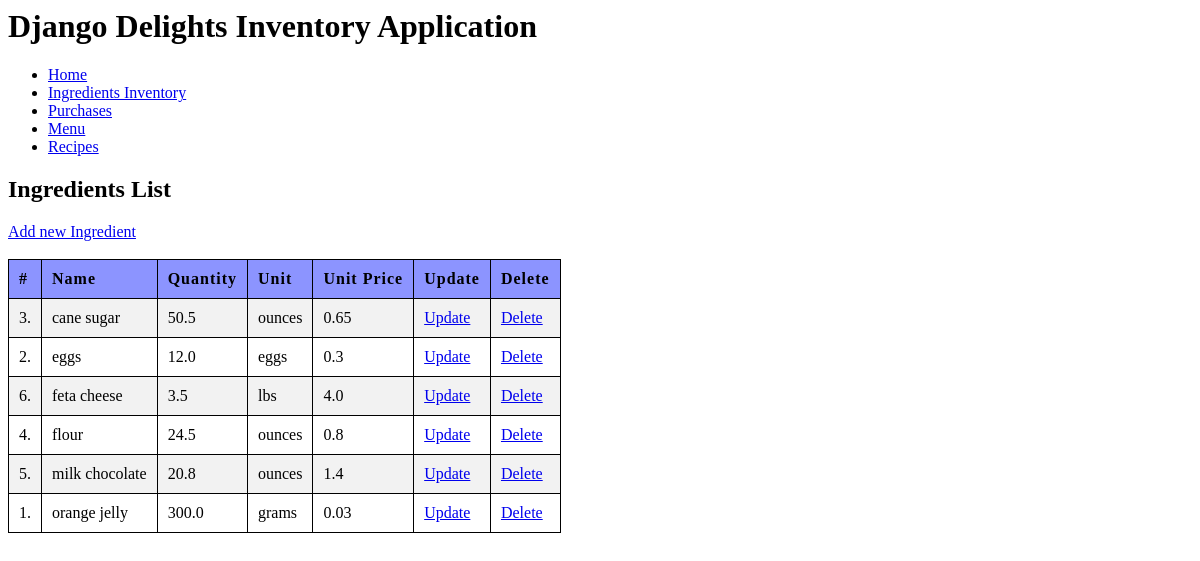
Page /ingredient/list on the earlier database version.
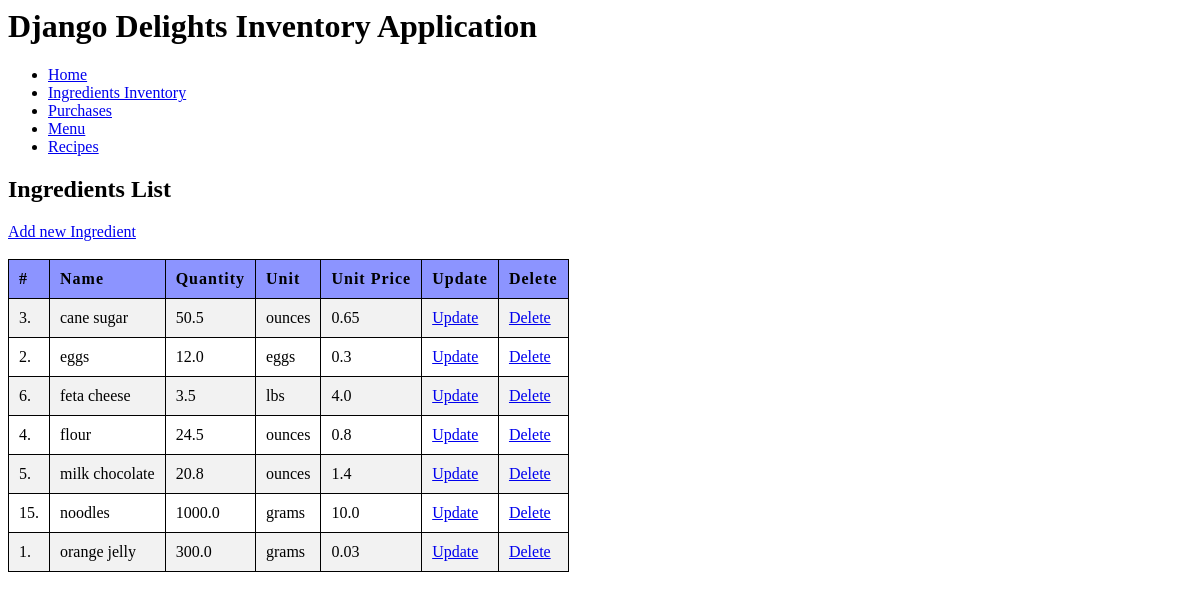
Same page on the later database version.
### delights/models.py (models this page shows, shortened)
class Ingredient(models.Model):
    name = models.CharField(max_length=100)
    unit_price = models.FloatField()
    quantity = models.FloatField()
    unit = models.CharField(max_length=100)
    class Meta:
        verbose_name_plural = 'Ingredients'
        ordering = ["name"]

### delights/views.py (the view)
# urls.py: path('ingredient/list', views.getIngredientCollection.as_view(), name="ingredient_list"),
class getIngredientCollection(ListView):
    model = Ingredient
    template_name = "delights/IngredientList.html"

### delights/templates/delights/IngredientList.html
{% extends "delights/base.html" %}
{% load static %}
{% block head %}
    <link rel="stylesheet" href="{% static 'delights/base.css' %}">
{% endblock %}
{% block content %}
    <h2>Ingredients List</h2>
    <div>
        <a href="{%url 'ingredient_create' %}">Add new Ingredient</a>
    </div>
    <br>
    <div>
         <table>
            <tr>
                <th>#</th>
                <th>Name</th>
                <th>Quantity</th>
                <th>Unit</th>
                <th>Unit Price</th>
                <th>Update</th>
                <th>Delete</th>
            </tr>
            {% for ingredient in ingredient_list %}
            <tr>
                <td>{{ ingredient.id }}.</td>
                <td>{{ ingredient.name }}</td>
                <td>{{ ingredient.quantity }}</td>
                <td>{{ ingredient.unit }}</td>
                <td>{{ ingredient.unit_price }}</td>
                <td>
                    <a href="{%url 'ingredient_update' ingredient.id%}">Update</a>
                </td>
                <td>
                    <a href="{%url 'ingredient_delete' ingredient.id%}">Delete</a>
                </td>
            </tr>
            {% endfor %}
        </table>
    </div>
{% endblock %}

Differences in the rows shown:
added Ingredient: id "15", name "noodles", quantity "1000.0", unit "grams", unit_price "10.0"
